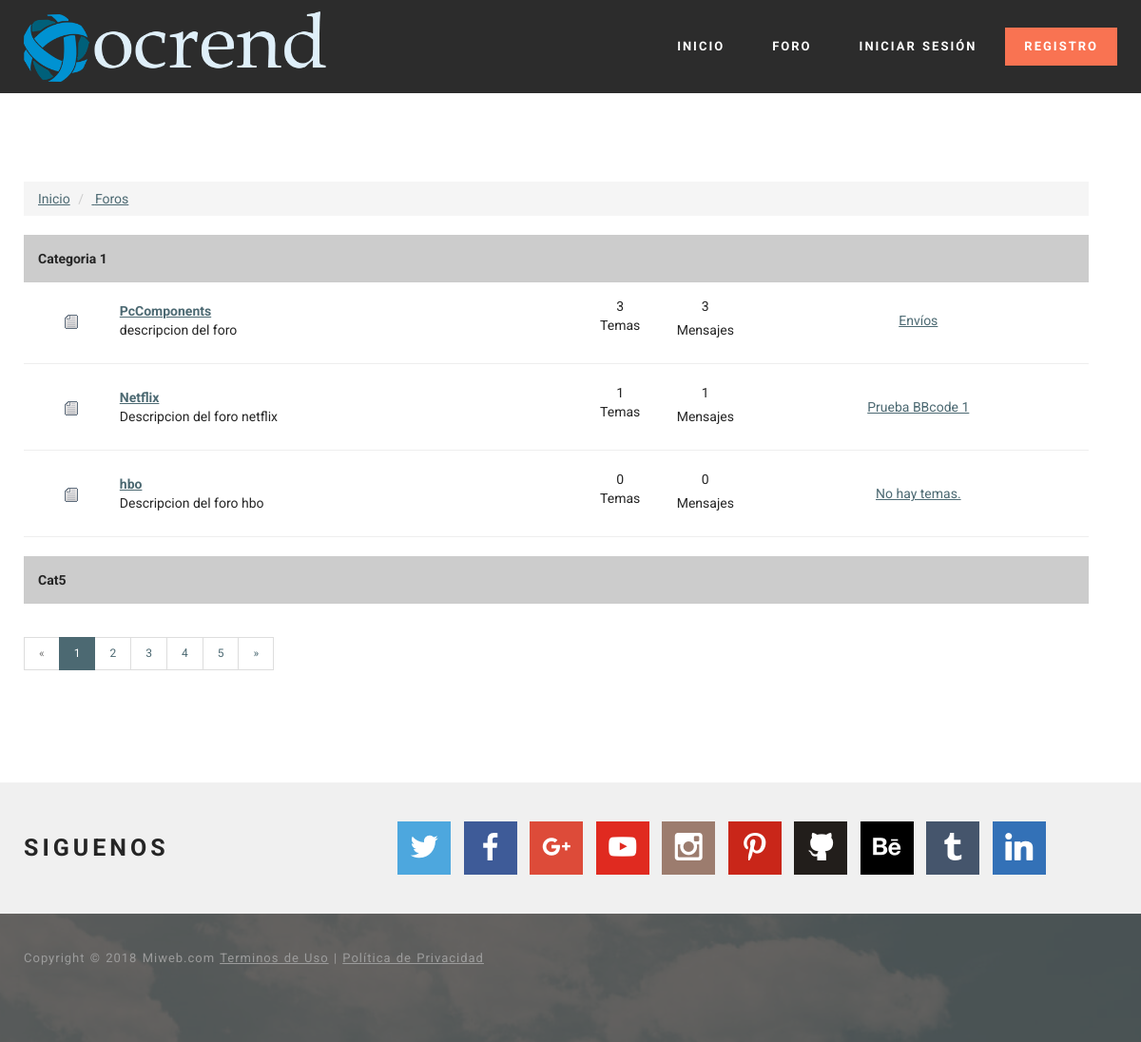
The page /?view=forum on the database as committed earlier.
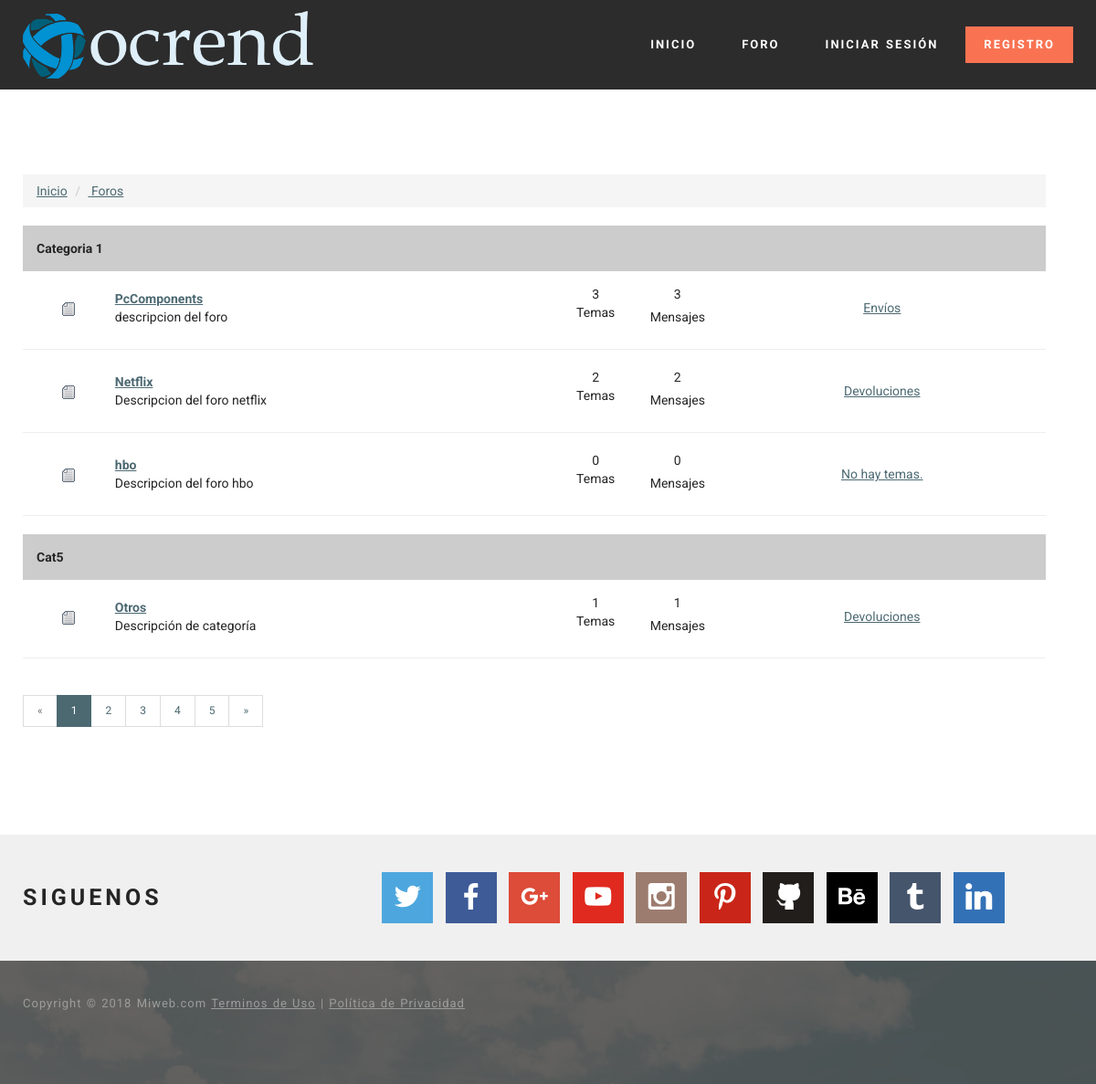
The same page on the database as committed later.
### tables this page shows
CREATE TABLE `categorias` (
  `id` int(255) NOT NULL,
  `nombre` varchar(255) NOT NULL
);

CREATE TABLE `foros` (
  `id` int(255) NOT NULL,
  `nombre` varchar(255) NOT NULL,
  `descripcion` varchar(255) NOT NULL,
  `cantidad_mensajes` bigint(255) NOT NULL DEFAULT '0',
  `cantidad_temas` bigint(255) NOT NULL DEFAULT '0',
  `id_categoria` int(100) NOT NULL DEFAULT '1',
  `estado` int(1) NOT NULL DEFAULT '1' COMMENT '1 es el estado abierto del foro y 0 para crrarlo y solo admin tiene acceso',
  `ultimo_tema` varchar(255) NOT NULL,
  `id_ultimo_tema` bigint(255) NOT NULL
);

### core/controllers/forumController.php (called while the page is built, shortened)
<?php
$db = new Conexion();
include('html/forum/index.php');
?>

### core/bin/functions/Categorias.php (called while the page is built, shortened)
<?php
function Categorias(){
$db = new Conexion();
$sql = $db->query("SELECT * FROM categorias;");
if($db->rows($sql) > 0) {
  while($d = $db->recorrer($sql)) {
    $categorias[$d['id']]= $d;
    }
}else {
  $categorias = false;
}
return $categorias;
}
?>

### core/core.php (called while the page is built, shortened)
<?php
require('core/models/class.Conexion.php');
require('core/bin/functions/Categorias.php');
require('core/bin/functions/Foros.php');
require('core/bin/functions/UrlAmigable.php');
$_categorias = Categorias();
$_foros = Foros();
?>

### core/models/class.Conexion.php (called while the page is built, shortened)
<?php
class Conexion extends mysqli {
public function rows($query){
  return mysqli_num_rows($query);
}
public function liberar($query){
  return mysqli_free_result($query);
}
public function recorrer($query){
  return mysqli_fetch_array($query);
}
}
 ?>

### core/bin/functions/Foros.php (called while the page is built, shortened)
<?php
function Foros(){
$db = new Conexion();
$sql = $db->query("SELECT * FROM foros;");
if($db->rows($sql) > 0) {
  while($d = $db->recorrer($sql)) {
    $foros[$d['id']]= $d;
    }
}else {
  $foros = false;
}
return $foros;
}
?>

### core/bin/functions/UrlAmigable.php (called while the page is built)
<?php
function UrlAmigable($id,$titulo,$id_foro = null){
if(null == $id_foro){
  $titulo = $id . '-' . $titulo;
}else {
    $titulo = $id . '-' . $id_foro . '-' .$titulo;
}
  $titulo = trim($titulo);
  $titulo = str_replace(
      array('à', 'á', 'ä','â','ã','å','æ','ª','α','∀','@','∧','λ','Δ','À','Á','Â','Ã','Ä','Å','Ā','ā','Ă','ă','Ą','ą'),
      'a',
      $titulo
  );
  $titulo = str_replace(
      array('ß','β'),
      'b',
      $titulo
  );
  $titulo = str_replace(
      array('¢','©','ç','ς','⊂','€','Ç','c','Ć','ć','Ĉ','ĉ','Ċ','ċ','Č','č'),
      'c',
      $titulo
  );
  $titulo = str_replace(
      array('₫','Ď','ď','Đ','đ'),
      'd',
      $titulo
  );
  $titulo = str_replace(
      array('è','é','ê','ë','ε','ξ','∈','∉','∋','∃','∑','È','É','Ê','Ë','Ē','ē','Ĕ','ĕ','Ė','ė','Ę','ę','Ě','ě'),
    'e',
      $titulo
  );
  $titulo = str_replace(
      array('ƒ'),
      'f',
      $titulo
  );
$titulo = str_replace(
    array('Ĝ','ĝ','Ğ','ğ','Ġ','ġ','Ģ','ģ'),
    'g',
    $titulo
);
  $titulo = str_replace(
      array('H.','Ĥ','ĥ','Ħ','ħ'),
      'h',
      $titulo
  );
  $titulo = str_replace(
      array('ì','í','î','ï','¡','ℑ','Ì','Í','Î','Ï','Ĩ','ĩ','Ī','ī','Ĭ','ĭ','Į','į','İ','ı'),
      'i',
      $titulo
  );
$titulo = str_replace(
    array('Ĵ','ĵ'),
    'j',
    $titulo
);
  $titulo = str_replace(
      array('κ','Ķ','ķ'),
      'k',
      $titulo
  );
  $titulo = str_replace(
      array('£','ζ','ι','¦','Ĺ','ĺ','Ļ','ļ','Ľ','ľ','Ŀ','ŀ','Ł','ł'),
      'l',
      $titulo
  );
  $titulo = str_replace(
      array('ñ','η','π','ℵ','∩','Ñ'),
      'n',
      $titulo
  );
  $titulo = str_replace(
      array('ò','ó','ô','õ','ö','¤','ð','ø','δ','σ','φ','∅','Ò','Ó','Ô','Õ','Ö','Ω'),
      'o',
      $titulo
  );
  $titulo = str_replace(
      array('þ','ρ','℘','¶'),
      'p',
      $titulo
  );
  $titulo = str_replace(
      array('®','ℜ'),
      'r',
      $titulo
  );
  $titulo = str_replace(
      array('š','§','$'),
      's',
      $titulo
  );
  $titulo = str_replace(
      array('τ'),
      't',
      $titulo
  );
  $titulo = str_replace(
      array('ù','ú','û','ü','µ','υ','μ','∪','Ù','Ú','Û','Ü'),
      'u',
      $titulo
  );
  $titulo = str_replace(
      array('∨','√','ϑ'),
      'v',
      $titulo
  );
  $titulo = str_replace(
      array('ψ','ω','ϖ'),
      'w',
      $titulo
  );
  $titulo = str_replace(
      array('×','χ'),
      'x',
      $titulo
  );
  $titulo = str_replace(
      array('¥','ý','ÿ','γ','ϒ','ÿ'),
      'y',
      $titulo
  );
  $titulo = str_replace(
      array('ζ'),
      'z',
      $titulo
  );
  $titulo = str_replace(
      array('¨','«','¬','¯','±','´','·','¸','»','¿','÷','•','…','′','″','‾','⁄','−','∗','⋅','☺','☻','◘','○','►','◄','↕','‼','▬','↨','∟','▲','▼','⌂','░','▒','▓','│','┤','╣','║','╗','╝','┐','└','┬','├','┼','╚','╔','╩','╦','╠','═','╬','┘','┌','█','▄','▀','‗','°','•','•','■','☼'),
    '-',
      $titulo
  );
  $titulo = str_replace(
      array('∝','∞','∠','∫','∴','∼','≅','≈','≠','≡','≤','≥','⊃','⊄','⊆','⊇','⊕','⊗','⊥','◙','♂','♀','♪','♫',''),
    '-',
      $titulo
  );
  $titulo = str_replace(
      array('⌈','⌉','⌊','⌋','〈','〉','◊','♠','♣','♥','♦','"','&','<','>','ˆ','˜','—','\\','\"','~','‰'),
      '-',
      $titulo
  );
  $titulo = str_replace(
      array('œ','™','Æ','π'),
      array('oe','tm','ae','pi'),
      $titulo
  );
  $titulo = str_replace(
      array('‘','’','‚','“','”','„','†','‡','‰','‹','›','!','¡','#','(',')','{','}','[',']','⇓','⇔'),
      '-',
      $titulo
  );
  $titulo = str_replace(
      array('=','?','+','<','>',';','.',':','^','/','&','¬','∂','∇','∏','←','↑','→','↓','↔','↵','⇐','⇑','⇒'),
      '-',
      $titulo
  );
  $titulo = str_replace(
      array('²','³','°','¹','º','¼','½','¾','θ'),
      array('2','3','0','1','0','1-4','1-2','3-4','0'),
      $titulo
  );
  $titulo = str_replace(
      array(' ','—','-----','----','---','--','------','-------','--------','---------','----------','-----------'),
      '-',
      $titulo
  );
$titulo = strtolower($titulo);
return $titulo;
}
?>

### html/forum/index.php (the view, shortened to what the changed rows need)
<?php include(HTML_DIR . 'overall/header.php'); ?>
<body>
 <section class="mbr-section mbr-after-navbar" id="content1-10">
     <div class="mbr-section__container container mbr-section__container--isolated">
<div class="row container">
<?php
if(false !=$_categorias){
$prepare_sql  = $db->prepare("SELECT id FROM foros WHERE id_categoria = ? ;");
$prepare_sql->bind_param('i',$id_categoria);
foreach ($_categorias as $id_categoria => $array_categoria) {
$prepare_sql->execute();
$prepare_sql->store_result();
echo '
<table width="100%" border="0" cellspacing="2" cellpadding="2">
  <tr>
    <th colspan="5" scope="col" bgcolor="#CCCCCC" style="margin-bottom:5px; height:32px;" >
      <div align="left" style="margin-left:15px; margin-top:15px; margin-bottom:15px;">'.$_categorias[$id_categoria]['nombre'].'</div></th>
  </tr>
  <tr>
    <th colspan="5" scope="col"><div align="left" style="margin-left:15px; margin-top:15px; margin-bottom:15px;"></div></th>
  </tr>
';
if ($prepare_sql->num_rows > 0) {
  $prepare_sql->bind_result($id_del_foro);
  while ($prepare_sql->fetch()) {
    if($_foros[$id_del_foro]['estado'] == 1){
      $extension = 'off.gif';
    }else {
      $extension = 'lock.gif';
    }
    if ($_foros[$id_del_foro]['ultimo_tema'] == '') {
      $ultimo_tema= '<a href="#" title="Sin temas en el foro">No hay temas.</a>';
    } else {
  $ultimo_tema= '<a href="temas/'.UrlAmigable($_foros[$id_del_foro]['id_ultimo_tema'],$_foros[$id_del_foro]['ultimo_tema'],$id_del_foro).'" title="Ir al tema">'. $_foros[$id_del_foro]['ultimo_tema'].'</a>';
    }
    echo '
    <tr>
    <th width="9%" rowspan="2" scope="row"><div align="center"><img src="'.IC_TOPIC_FORUM_DIR.$extension.'" /></div></th>
    <td width="43%" rowspan="2"><div align="left">
    <a href="foros/'.UrlAmigable($id_del_foro,$_foros[$id_del_foro]['nombre']).'"><strong>'.$_foros[$id_del_foro]['nombre'].'</strong></a><br />
    '.$_foros[$id_del_foro]['descripcion'].'</div></td>
    <td><div align="center">'.number_format($_foros[$id_del_foro]['cantidad_temas'],0,',','.').' </div></td>
    <td><div align="center">'.number_format($_foros[$id_del_foro]['cantidad_mensajes'],0,',','.').' </div></td>
    <td width="32%" rowspan="2"><div align="center">'.$ultimo_tema.'</div></td>
    </tr>
    <tr>
    <td width="8%"><p align="center">Temas</p>    </td>
    <td width="8%"><div align="center">Mensajes</div></td>
    </tr>
    <tr>
    <th colspan="5" scope="col" cellspacing="0" cellpadding="0"><div align="left"><hr style="color: #0056b2;" /></div></th>
    </tr>
    ';
  }
}
echo '
</table>
';
}
}
 ?>
</div>
</section>
</body>
</html>

Rows that differ between the two databases and show on the page:
changed foros "Netflix": id+cantidad_temas "1" → "2"; id+cantidad_mensajes "1" → "2"; id+ultimo_tema "Prueba BBcode 1" → "Devoluciones"
added foros: id+nombre "Otros", id+descripcion "Descripción de categoría", id+cantidad_temas "1", id+cantidad_mensajes "1", id+ultimo_tema "Devoluciones", shown under categorias (number 2 of 2 on the later page)
